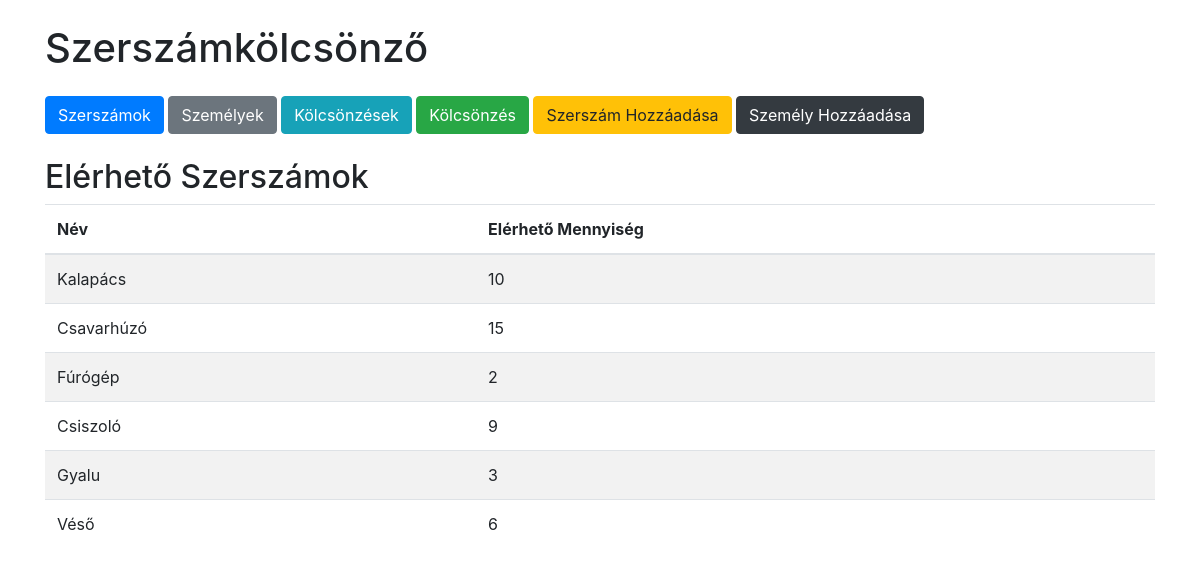
Before: / with the older database file.
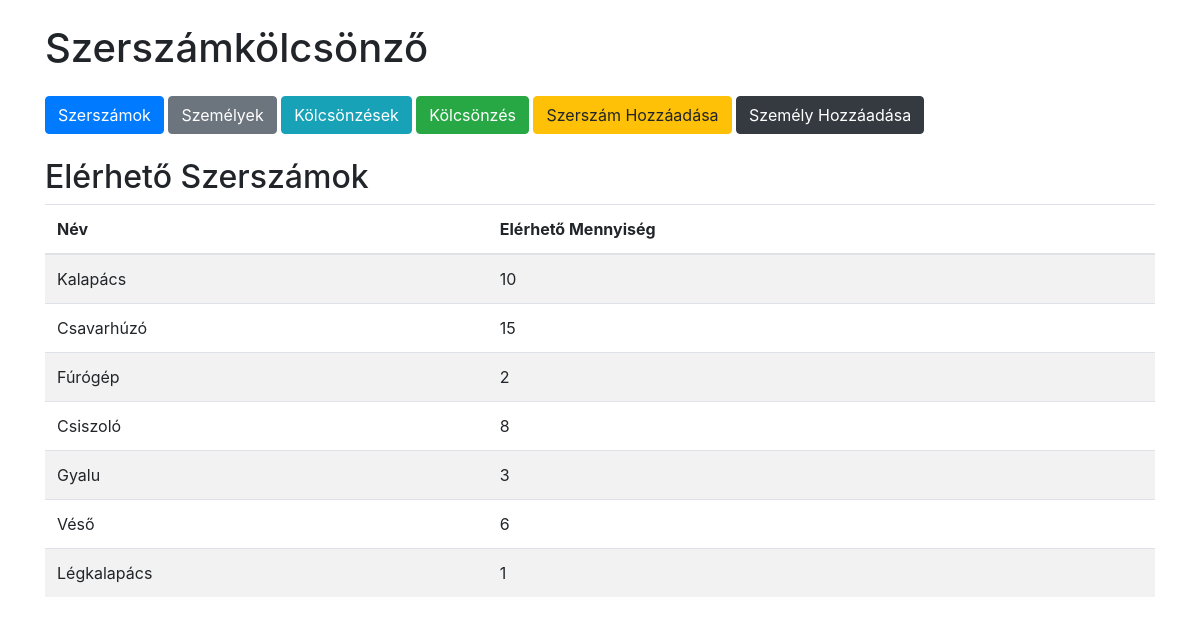
After: the same page with the newer database file.
### tables this page shows
CREATE TABLE tools (
            id INTEGER PRIMARY KEY AUTOINCREMENT,
            name TEXT NOT NULL,
            quantity INTEGER NOT NULL
        );

### app.py (the view)
@app.route('/')
def index():
    conn = get_db_connection()
    tools = conn.execute('SELECT * FROM tools').fetchall()
    conn.close()
    return render_template('index.html', tools=tools)

### app.py (called while the page is built)
def get_db_connection():
    conn = sqlite3.connect(DATABASE)
    conn.row_factory = sqlite3.Row
    return conn

### templates/index.html
{% extends 'base.html' %}
{% block content %}
<h2>Elérhető Szerszámok</h2>
<table class="table table-striped">
    <thead>
        <tr>
            <th>Név</th>
            <th>Elérhető Mennyiség</th>
        </tr>
    </thead>
    <tbody>
        {% for tool in tools %}
        <tr>
            <td>{{ tool.name }}</td>
            <td>{{ tool.quantity }}</td>
        </tr>
        {% endfor %}
    </tbody>
</table>
{% endblock %}

Changed rows visible on the page:
changed tools "Csiszoló": quantity "9" → "8"
added tools: name "Légkalapács", quantity "1"
